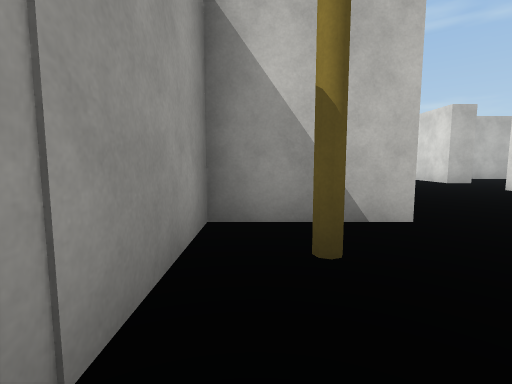
[1] (above)

24 first-person views from a walk through a Unity game level. The camera is 1.3 m above the floor, tilts 6° down and sees 85° across. Doors are open. The floor is counted in squares, 2 m on a side. Each view is taken from the middle of a square. On the plan, view 1 faces up. The plan holds only what a view shows up to about 9 squares ahead; the rest is blank. The place goes on beyond the plan. The player character is not drawn. Surface patterns are stand-ins for the level's own textures.

[2]
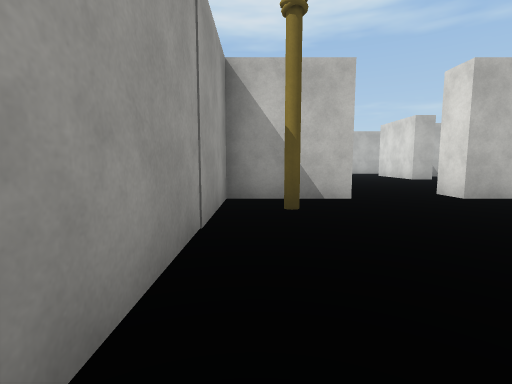

[3]
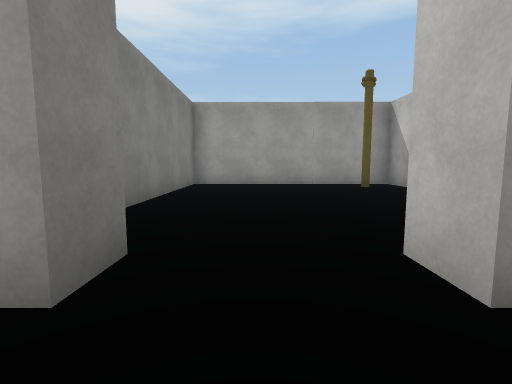

[4]
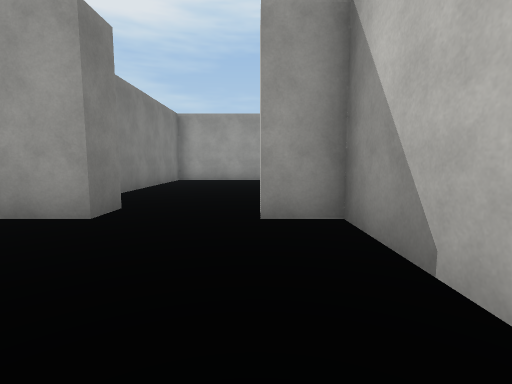

[5]
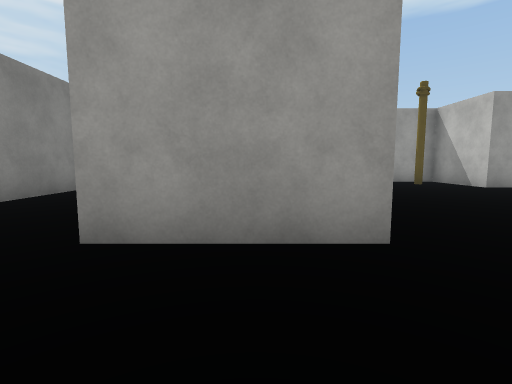

[6]
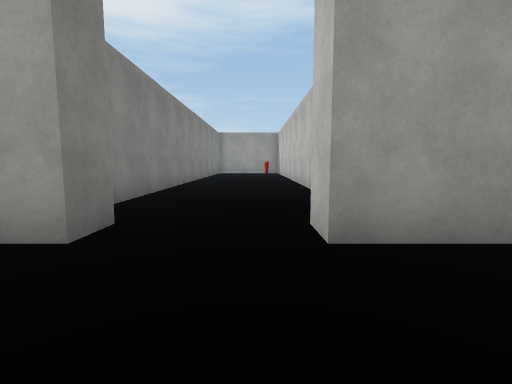

[7]
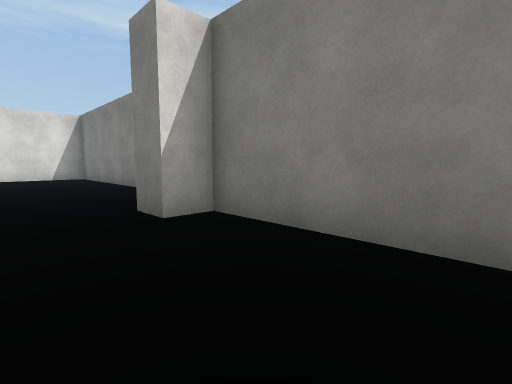

[8]
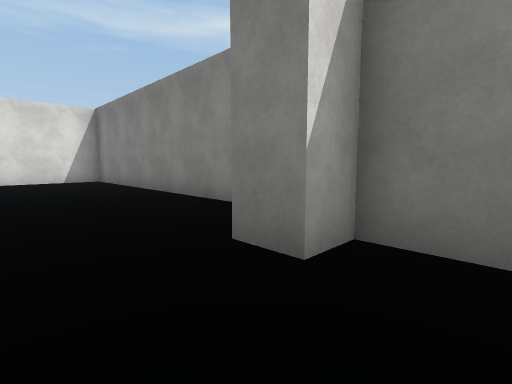

[9]
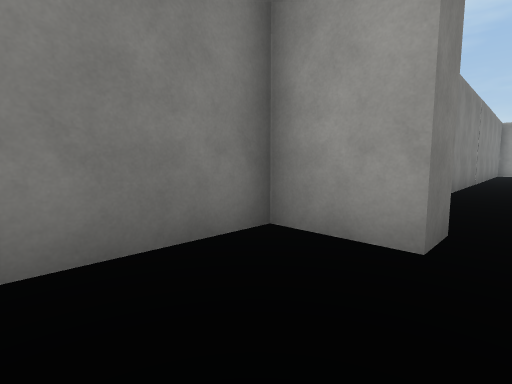

[10]
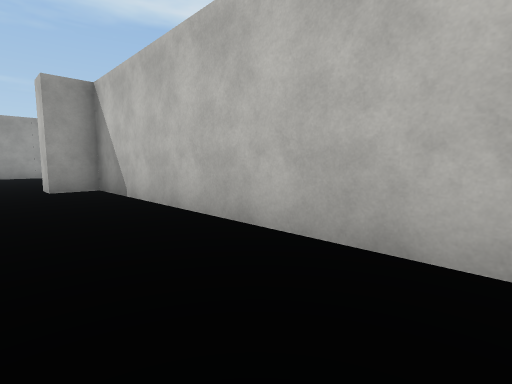

[11]
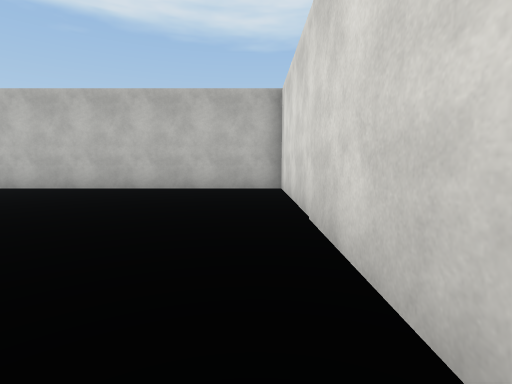

[12]
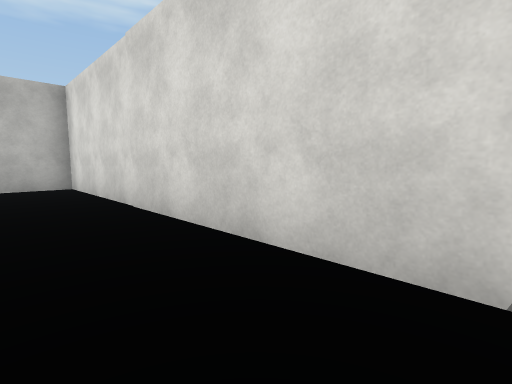

[13]
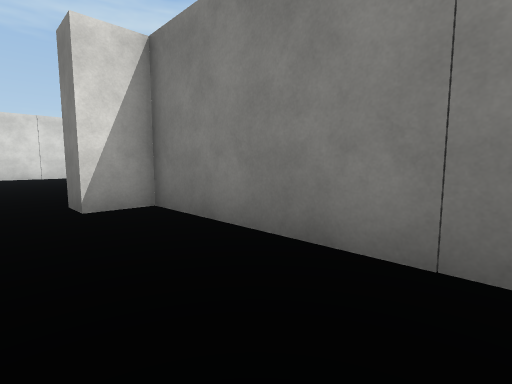

[14]
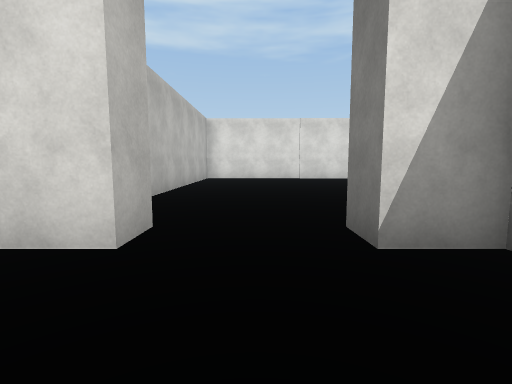

[15]
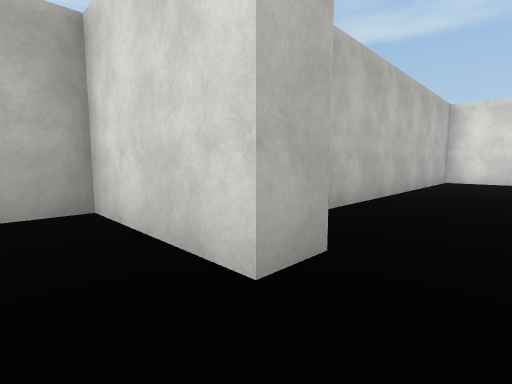

[16]
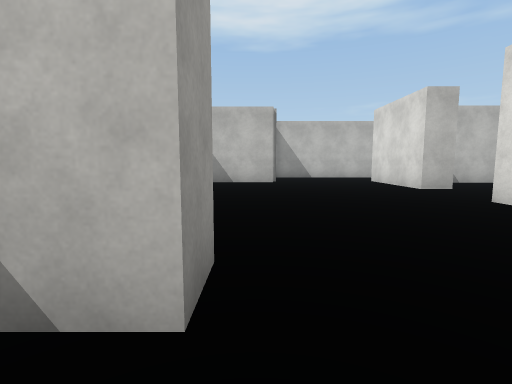

[17]
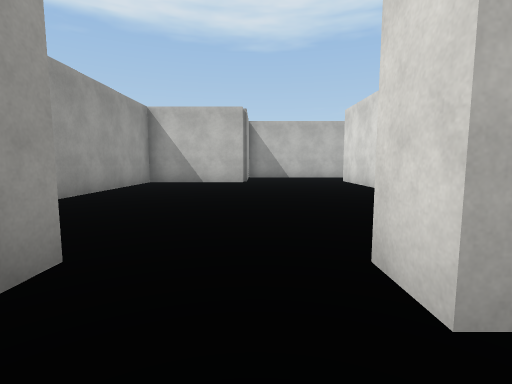

[18]
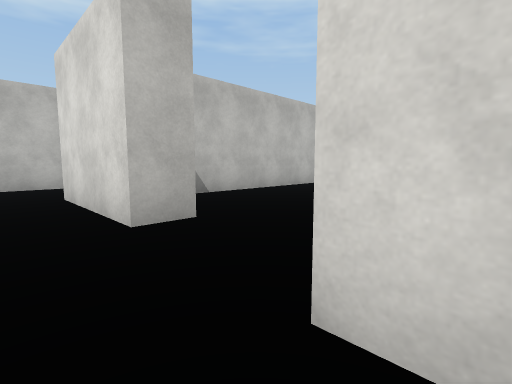

[19]
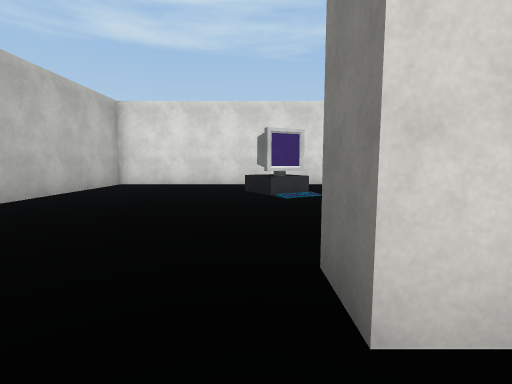

[20]
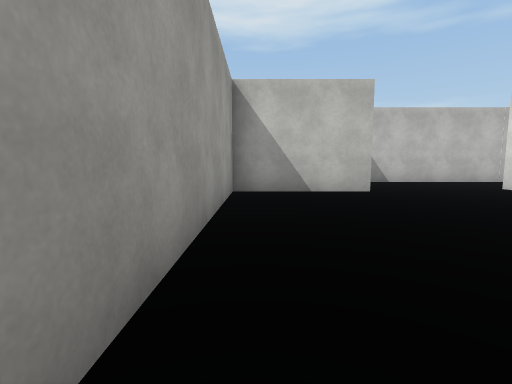

[21]
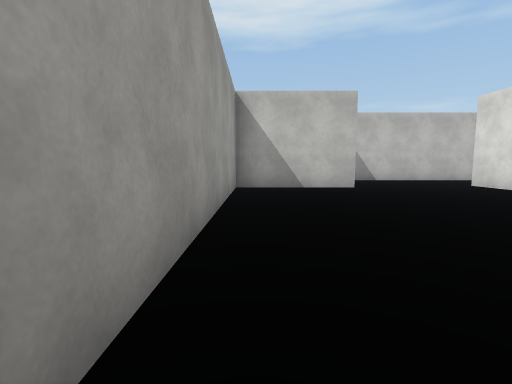

[22]
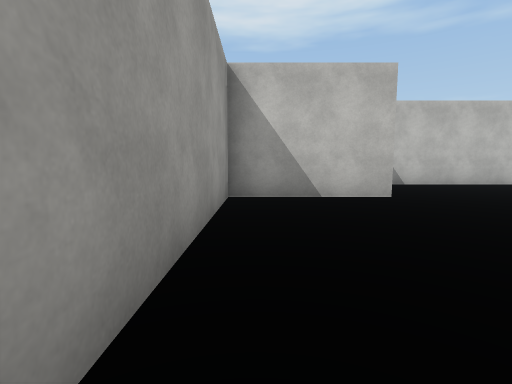

[23]
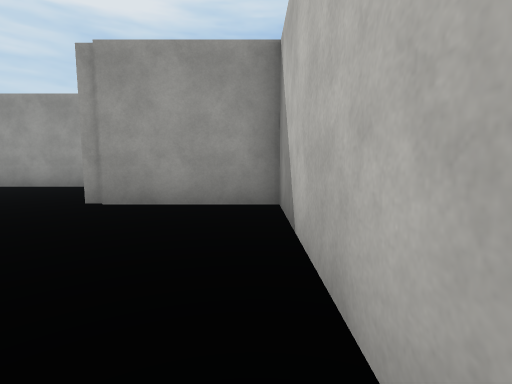

[24]
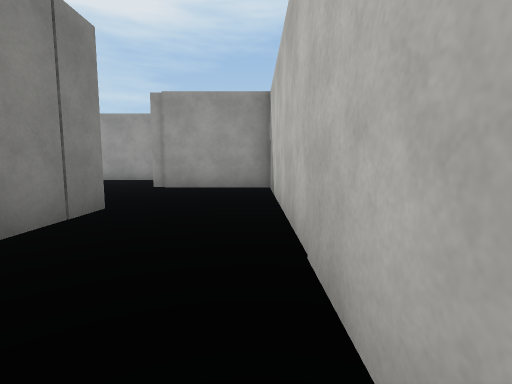

### Floor plan
Points are (right, up) in squares from view 1. A wall is a line through its corners. A room is listed if a view was taken in it or the views show most of it. See-through windows are left out.
Room 1 (views 1, 2, 13, 14, 15, 16, 17)
walls: (1.7, 3) (-0.5, 3) (-0.5, -2.9) (5.9, -2.9) (5.9, -1.9); (5.9, 0.1) (5.9, 3) (3.8, 3)
ways out: open door at (6.5, -1) to room 2; open door at (2.5, 3.5) to room 4
objects: pole (1, 2)
Room 2 (views 3, 4, 5, 6, 9, 10, 11, 12)
walls: (6.8, -1.9) (6.8, -4.4); (6.8, -6.5) (6.8, -8) (14.9, -8); (15.6, -7.2) (15.6, 1) (6.8, 1) (6.8, 0.1)
ways out: open door at (6.5, -1) to room 1; open door at (6.5, -5.5) to room 3
Room 3 (views 7, 8)
walls: (-2.6, -7.2) (5.9, -7.2) (5.9, -6.5); (2.2, -3.7) (0, -3.7)
ways out: open door at (6.5, -5.5) to room 2
Room 4 (views 18, 19, 20, 21, 22, 23, 24)
walls: (5.9, 8.8) (5.9, 11.8) (7.8, 11.8); (5.9, 6) (5.9, 6.6); (9.8, 14.4) (2.7, 14.4) (2.7, 11.3) (-0.5, 11.3) (-0.5, 4.5)
ways out: open door at (2.5, 3.5) to room 1; open door at (6.5, 7.5)

Positions as (right, up) in squares from view 1, and headings:
1: (0, 0), facing up
2: (0, -2), facing up
3: (8, -1), facing left
4: (10, 0), facing left
5: (9, -3), facing left
6: (9, -5), facing left
7: (3, -5), facing down-right
8: (5, -5), facing down-right
9: (9, -6), facing down-left
10: (14, -1), facing up-left
11: (15, -6), facing up
12: (14, -7), facing up-right
13: (2, -1), facing down-right
14: (4, -1), facing right
15: (5, -1), facing up-right
16: (2, 2), facing up
17: (3, 2), facing up
18: (5, 6), facing up-right
19: (5, 7), facing right
20: (0, 5), facing up
21: (0, 4), facing up
22: (0, 6), facing up
23: (7, 14), facing left
24: (10, 14), facing left
